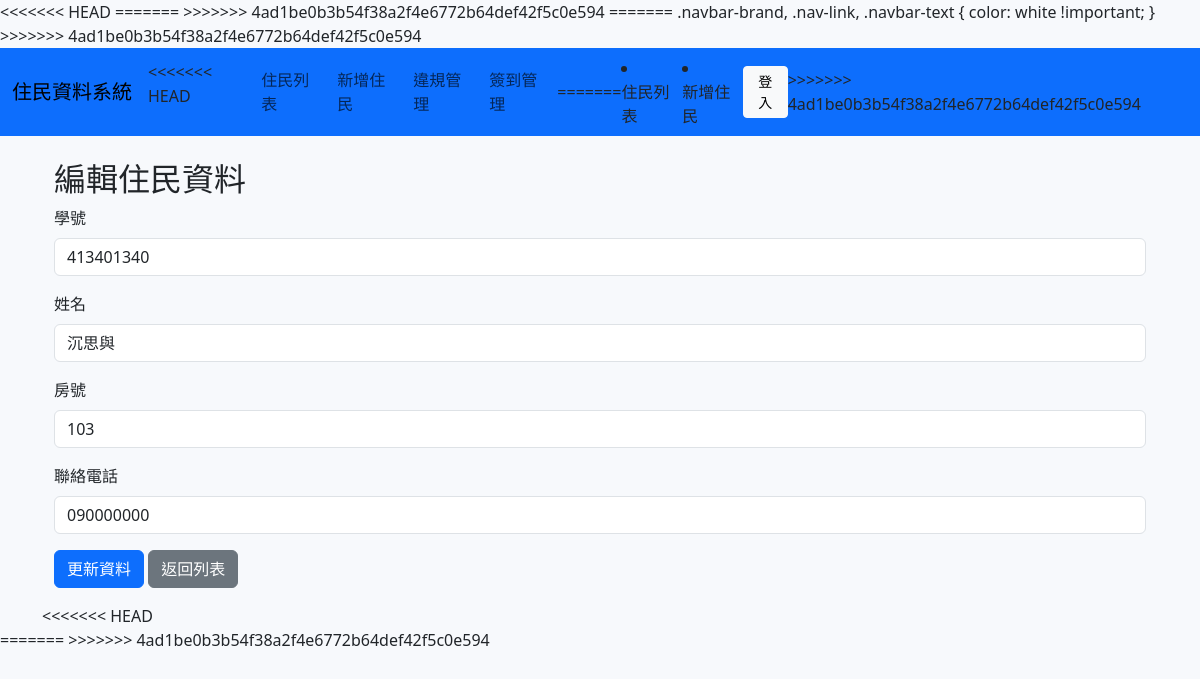
The page /resident_edit.php?id=3 on the database its author committed.
### tables this page shows
CREATE TABLE `residents` (
  `id` int(11) NOT NULL,
  `student_id` varchar(20) NOT NULL,
  `name` varchar(50) NOT NULL,
  `room` varchar(20) DEFAULT NULL,
  `phone` varchar(20) DEFAULT NULL,
  `email` varchar(100) DEFAULT NULL,
  `created_at` timestamp NOT NULL DEFAULT current_timestamp()
);

### resident_edit.php (the view, shortened to what this page needs)
<?php
include("header.php");
include("db.php");
$id = $_GET['id'];
$stmt = $conn->prepare("SELECT * FROM residents WHERE id = ?");
$stmt->bind_param("i", $id);
$stmt->execute();
$result = $stmt->get_result();
$resident = $result->fetch_assoc();
?>
<div class="container mt-4">
    <h2>編輯住民資料</h2>
    <form method="POST" action="update.php">
        <div class="mb-3">
            <label class="form-label">學號</label>
            <input type="text" name="student_id" class="form-control" value="<?= $resident['student_id'] ?>" required>
        </div>
        <div class="mb-3">
            <label class="form-label">姓名</label>
            <input type="text" name="name" class="form-control" value="<?= $resident['name'] ?>" required>
        </div>
        <div class="mb-3">
            <label class="form-label">房號</label>
            <input type="text" name="room" class="form-control" value="<?= $resident['room'] ?>" required>
        </div>
        <div class="mb-3">
            <label class="form-label">聯絡電話</label>
            <input type="text" name="phone" class="form-control" value="<?= $resident['phone'] ?>">
        </div>
        <button type="submit" class="btn btn-primary">更新資料</button>
        <a href="resident_list.php" class="btn btn-secondary">返回列表</a>
    </form>
</div>
<?php
include("footer.php");
?>

### header.php (style rules this page uses)
body { background: #f7f9fc; }

### rows shown on the page
residents: student_id "413401340", name "沉思與", room "103", phone "090000000"
